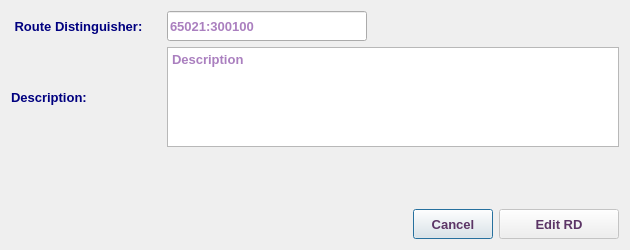
<?xml version="1.0" encoding="UTF-8"?>
<ui version="4.0">
 <class>EditRdRefDialog</class>
 <widget class="QDialog" name="EditRdRefDialog">
  <property name="windowModality">
   <enum>Qt::NonModal</enum>
  </property>
  <property name="geometry">
   <rect>
    <x>0</x>
    <y>0</y>
    <width>630</width>
    <height>250</height>
   </rect>
  </property>
  <property name="minimumSize">
   <size>
    <width>630</width>
    <height>250</height>
   </size>
  </property>
  <property name="maximumSize">
   <size>
    <width>631</width>
    <height>251</height>
   </size>
  </property>
  <property name="font">
   <font>
    <family>Tahoma</family>
    <pointsize>10</pointsize>
   </font>
  </property>
  <property name="windowTitle">
   <string>Edit RD Reference</string>
  </property>
  <property name="windowIcon">
   <iconset resource="../../../../image.qrc">
    <normaloff>:/Image/edit.png</normaloff>:/Image/edit.png</iconset>
  </property>
  <property name="modal">
   <bool>false</bool>
  </property>
  <layout class="QVBoxLayout" name="verticalLayout">
   <item>
    <layout class="QHBoxLayout" name="horizontalLayout">
     <item>
      <widget class="QLabel" name="label">
       <property name="minimumSize">
        <size>
         <width>150</width>
         <height>30</height>
        </size>
       </property>
       <property name="maximumSize">
        <size>
         <width>150</width>
         <height>30</height>
        </size>
       </property>
       <property name="font">
        <font>
         <family>Tahoma</family>
         <pointsize>10</pointsize>
         <weight>75</weight>
         <bold>true</bold>
        </font>
       </property>
       <property name="styleSheet">
        <string notr="true">color: rgb(0, 0, 127);</string>
       </property>
       <property name="text">
        <string> Route Distinguisher:</string>
       </property>
      </widget>
     </item>
     <item>
      <widget class="QLineEdit" name="rdLE">
       <property name="minimumSize">
        <size>
         <width>200</width>
         <height>30</height>
        </size>
       </property>
       <property name="maximumSize">
        <size>
         <width>200</width>
         <height>30</height>
        </size>
       </property>
       <property name="font">
        <font>
         <family>Tahoma</family>
         <pointsize>10</pointsize>
         <weight>75</weight>
         <bold>true</bold>
        </font>
       </property>
       <property name="styleSheet">
        <string notr="true">color: rgb(85, 0, 127);</string>
       </property>
       <property name="placeholderText">
        <string>65021:300100</string>
       </property>
      </widget>
     </item>
     <item>
      <spacer name="horizontalSpacer_5">
       <property name="font">
        <font>
         <family>Tahoma</family>
         <pointsize>10</pointsize>
        </font>
       </property>
       <property name="orientation">
        <enum>Qt::Horizontal</enum>
       </property>
       <property name="sizeHint" stdset="0">
        <size>
         <width>40</width>
         <height>20</height>
        </size>
       </property>
      </spacer>
     </item>
    </layout>
   </item>
   <item>
    <layout class="QHBoxLayout" name="horizontalLayout_8">
     <item>
      <widget class="QLabel" name="label_8">
       <property name="minimumSize">
        <size>
         <width>150</width>
         <height>50</height>
        </size>
       </property>
       <property name="maximumSize">
        <size>
         <width>150</width>
         <height>50</height>
        </size>
       </property>
       <property name="font">
        <font>
         <family>Tahoma</family>
         <pointsize>10</pointsize>
         <weight>75</weight>
         <bold>true</bold>
        </font>
       </property>
       <property name="styleSheet">
        <string notr="true">color: rgb(0, 0, 127);</string>
       </property>
       <property name="text">
        <string>Description:</string>
       </property>
      </widget>
     </item>
     <item>
      <widget class="QTextEdit" name="descTE">
       <property name="minimumSize">
        <size>
         <width>300</width>
         <height>100</height>
        </size>
       </property>
       <property name="maximumSize">
        <size>
         <width>800</width>
         <height>100</height>
        </size>
       </property>
       <property name="font">
        <font>
         <family>Tahoma</family>
         <pointsize>10</pointsize>
         <weight>75</weight>
         <bold>true</bold>
        </font>
       </property>
       <property name="styleSheet">
        <string notr="true">color: rgb(85, 0, 127);</string>
       </property>
       <property name="placeholderText">
        <string>Description</string>
       </property>
      </widget>
     </item>
    </layout>
   </item>
   <item>
    <spacer name="verticalSpacer">
     <property name="font">
      <font>
       <family>Tahoma</family>
       <pointsize>10</pointsize>
      </font>
     </property>
     <property name="orientation">
      <enum>Qt::Vertical</enum>
     </property>
     <property name="sizeHint" stdset="0">
      <size>
       <width>20</width>
       <height>5</height>
      </size>
     </property>
    </spacer>
   </item>
   <item>
    <layout class="QHBoxLayout" name="horizontalLayout_10">
     <item>
      <spacer name="horizontalSpacer_9">
       <property name="font">
        <font>
         <family>Tahoma</family>
         <pointsize>10</pointsize>
        </font>
       </property>
       <property name="orientation">
        <enum>Qt::Horizontal</enum>
       </property>
       <property name="sizeHint" stdset="0">
        <size>
         <width>40</width>
         <height>20</height>
        </size>
       </property>
      </spacer>
     </item>
     <item>
      <widget class="QPushButton" name="CancelBtn">
       <property name="minimumSize">
        <size>
         <width>80</width>
         <height>30</height>
        </size>
       </property>
       <property name="maximumSize">
        <size>
         <width>250</width>
         <height>30</height>
        </size>
       </property>
       <property name="font">
        <font>
         <family>Tahoma</family>
         <pointsize>10</pointsize>
         <weight>75</weight>
         <bold>true</bold>
        </font>
       </property>
       <property name="styleSheet">
        <string notr="true">color: rgb(92, 53, 102);</string>
       </property>
       <property name="text">
        <string>Cancel</string>
       </property>
      </widget>
     </item>
     <item>
      <widget class="QPushButton" name="okBtn">
       <property name="enabled">
        <bool>false</bool>
       </property>
       <property name="minimumSize">
        <size>
         <width>120</width>
         <height>30</height>
        </size>
       </property>
       <property name="maximumSize">
        <size>
         <width>250</width>
         <height>30</height>
        </size>
       </property>
       <property name="font">
        <font>
         <family>Tahoma</family>
         <pointsize>10</pointsize>
         <weight>75</weight>
         <bold>true</bold>
        </font>
       </property>
       <property name="styleSheet">
        <string notr="true">color: rgb(92, 53, 102);</string>
       </property>
       <property name="text">
        <string>Edit RD</string>
       </property>
       <property name="icon">
        <iconset resource="../../../../image.qrc">
         <normaloff>:/Image/edit.png</normaloff>:/Image/edit.png</iconset>
       </property>
       <property name="iconSize">
        <size>
         <width>20</width>
         <height>20</height>
        </size>
       </property>
      </widget>
     </item>
    </layout>
   </item>
  </layout>
 </widget>
 <tabstops>
  <tabstop>rdLE</tabstop>
  <tabstop>descTE</tabstop>
  <tabstop>okBtn</tabstop>
  <tabstop>CancelBtn</tabstop>
 </tabstops>
 <resources>
  <include location="../../../../image.qrc"/>
 </resources>
 <connections/>
</ui>
